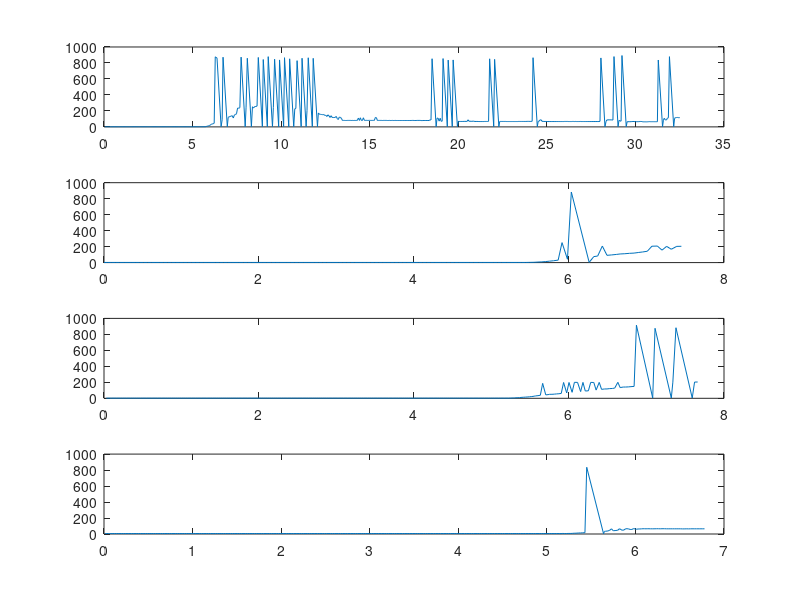

Write the MATLAB code that produced this figure.
clc;
clear all;

a = [ 1      2     0.05
2      2     0.10
3      2     0.15
4      2     0.20
5      2     0.26
6      2     0.31
7      2     0.36
8      2     0.41
9      2     0.46
10      2     0.51
11      2     0.56
12      2     0.61
13      2     0.67
14      2     0.72
15      2     0.77
16      2     0.82
17      2     0.87
18      2     0.92
19      2     0.97
20      2     1.03
21      2     1.08
22      2     1.13
23      2     1.18
24      2     1.23
25      2     1.28
26      2     1.33
27      2     1.38
28      2     1.44
29      2     1.49
30      2     1.54
31      2     1.59
32      2     1.64
33      2     1.69
34      2     1.74
35      2     1.80
36      2     1.85
37      2     1.90
38      2     1.95
39      2     2.00
40      2     2.05
41      2     2.10
42      2     2.16
43      2     2.21
44      2     2.26
45      2     2.31
46      2     2.36
47      2     2.41
48      2     2.46
49      2     2.51
50      2     2.57
51      2     2.62
52      2     2.67
53      2     2.72
54      2     2.77
55      2     2.82
56      2     2.87
57      2     2.93
58      2     2.98
59      2     3.03
60      2     3.08
61      2     3.13
62      2     3.18
63      2     3.23
64      2     3.28
65      2     3.34
66      2     3.39
67      2     3.44
68      2     3.49
69      2     3.54
70      2     3.59
71      2     3.65
72      2     3.70
73      2     3.75
74      2     3.80
75      2     3.85
76      2     3.90
77      2     3.95
78      2     4.00
79      2     4.06
80      2     4.11
81      2     4.16
82      2     4.21
83      2     4.26
84      2     4.31
85      2     4.36
86      2     4.42
87      2     4.47
88      2     4.52
89      2     4.57
90      2     4.62
91      2     4.67
92      2     4.72
93      2     4.77
94      2     4.83
95      2     4.88
96      2     4.93
97      2     4.98
98      2     5.03
99      2     5.08
100      2     5.13
101      2     5.19
102      2     5.24
103      2     5.29
104      2     5.34
105      2     5.39
106      2     5.44
107      2     5.49
108      2     5.54
109      2     5.60
110      2     5.65
111      2     5.70
112      3     5.75
113      7     5.80
114      10     5.85
115      14     5.91
116      18     5.96
117      23     6.01
118      35     6.06
119      36     6.12
120      41     6.17
121      46     6.22
122      877     6.28
123      861     6.38
124      3     6.61
125      89     6.67
126      872     6.72
127      3     6.96
128      118     7.01
129      127     7.07
130      130     7.12
131      135     7.18
132      140     7.24
133      111     7.30
134      149     7.36
135      155     7.42
136      164     7.48
137      235     7.54
138      234     7.61
139      241     7.67
140      873     7.74
141      3     7.97
142      247     8.02
143      859     8.09
144      3     8.32
145      252     8.38
146      236     8.44
147      255     8.51
148      255     8.57
149      261     8.64
150      869     8.71
151      3     8.94
152      843     8.99
153      3     9.22
154      879     9.27
155      3     9.51
156      242     9.56
157      847     9.63
158      3     9.86
159      838     9.91
160      3     10.14
161      866     10.19
162      3     10.43
163      852     10.48
164      3     10.71
165      226     10.77
166      231     10.83
167      829     10.90
168      3     11.13
169      859     11.18
170      3     11.41
171      204     11.46
172      865     11.53
173      3     11.76
174      858     11.81
175      3     12.05
176      174     12.10
177      158     12.16
178      157     12.22
179      155     12.28
180      153     12.34
181      155     12.40
182      144     12.46
183      145     12.52
184      130     12.58
185      151     12.64
186      139     12.70
187      118     12.76
188      140     12.82
189      118     12.88
190      117     12.94
191      118     12.99
192      118     13.05
193      131     13.11
194      103     13.17
195      93     13.23
196      123     13.28
197      119     13.34
198      108     13.40
199      81     13.46
200      81     13.52
201      81     13.57
202      80     13.63
203      80     13.68
204      81     13.74
205      81     13.80
206      81     13.85
207      81     13.91
208      80     13.96
209      81     14.02
210      80     14.08
211      81     14.13
212      80     14.19
213      82     14.24
214      81     14.30
215      111     14.36
216      81     14.42
217      114     14.47
218      81     14.53
219      81     14.59
220      114     14.64
221      82     14.70
222      81     14.76
223      82     14.81
224      81     14.87
225      81     14.92
226      82     14.98
227      81     15.04
228      81     15.09
229      81     15.15
230      82     15.21
231      81     15.26
232      118     15.32
233      115     15.38
234      81     15.43
235      81     15.49
236      81     15.55
237      81     15.60
238      81     15.66
239      80     15.72
240      81     15.77
241      81     15.83
242      81     15.88
243      81     15.94
244      80     16.00
245      80     16.05
246      81     16.11
247      80     16.16
248      80     16.22
249      81     16.28
250      80     16.33
251      80     16.39
252      81     16.44
253      80     16.50
254      80     16.56
255      80     16.61
256      80     16.67
257      80     16.72
258      80     16.78
259      80     16.84
260      80     16.89
261      80     16.95
262      80     17.00
263      80     17.06
264      80     17.12
265      80     17.17
266      80     17.23
267      80     17.28
268      80     17.34
269      81     17.40
270      81     17.45
271      80     17.51
272      80     17.56
273      80     17.62
274      81     17.68
275      81     17.73
276      81     17.79
277      81     17.85
278      79     17.90
279      79     17.96
280      80     18.01
281      80     18.07
282      80     18.13
283      80     18.18
284      80     18.24
285      80     18.29
286      80     18.35
287      88     18.41
288      87     18.46
289      853     18.52
290      3     18.75
291      109     18.80
292      109     18.86
293      72     18.92
294      108     18.98
295      71     19.03
296      71     19.09
297      855     19.14
298      3     19.38
299      836     19.43
300      3     19.66
301      838     19.71
302      3     19.95
303      69     20.00
304      68     20.05
305      68     20.11
306      68     20.16
307      68     20.22
308      68     20.27
309      69     20.33
310      69     20.38
311      69     20.44
312      69     20.50
313      89     20.55
314      70     20.61
315      70     20.66
316      71     20.72
317      69     20.77
318      73     20.83
319      70     20.88
320      68     20.94
321      68     21.00
322      68     21.05
323      68     21.11
324      67     21.16
325      67     21.22
326      67     21.27
327      67     21.33
328      67     21.38
329      67     21.44
330      68     21.49
331      68     21.55
332      68     21.60
333      68     21.66
334      70     21.71
335      852     21.77
336      3     22.00
337      845     22.05
338      3     22.29
339      68     22.34
340      68     22.39
341      68     22.45
342      68     22.51
343      68     22.56
344      68     22.62
345      68     22.67
346      67     22.73
347      67     22.78
348      67     22.84
349      67     22.89
350      67     22.95
351      67     23.00
352      67     23.06
353      67     23.11
354      67     23.17
355      67     23.23
356      67     23.28
357      67     23.34
358      68     23.39
359      68     23.45
360      68     23.50
361      68     23.56
362      68     23.61
363      68     23.67
364      68     23.72
365      68     23.78
366      68     23.83
367      69     23.89
368      69     23.95
369      69     24.00
370      68     24.06
371      69     24.11
372      70     24.17
373      866     24.22
374      3     24.46
375      69     24.51
376      71     24.56
377      88     24.62
378      88     24.68
379      69     24.73
380      69     24.79
381      68     24.84
382      68     24.90
383      68     24.95
384      67     25.01
385      67     25.06
386      67     25.12
387      67     25.17
388      67     25.23
389      67     25.28
390      67     25.34
391      67     25.40
392      67     25.45
393      67     25.51
394      67     25.56
395      67     25.62
396      67     25.67
397      67     25.73
398      67     25.78
399      67     25.84
400      67     25.89
401      67     25.95
402      68     26.00
403      68     26.06
404      68     26.12
405      68     26.17
406      67     26.23
407      67     26.28
408      67     26.34
409      67     26.39
410      68     26.45
411      68     26.50
412      67     26.56
413      68     26.61
414      67     26.67
415      67     26.72
416      67     26.78
417      67     26.83
418      68     26.89
419      67     26.94
420      67     27.00
421      67     27.06
422      67     27.11
423      67     27.17
424      67     27.22
425      67     27.28
426      67     27.33
427      67     27.39
428      67     27.44
429      67     27.50
430      67     27.55
431      67     27.61
432      67     27.66
433      67     27.72
434      67     27.77
435      67     27.83
436      67     27.88
437      67     27.94
438      70     28.00
439      863     28.05
440      3     28.28
441      68     28.34
442      87     28.39
443      88     28.45
444      88     28.51
445      88     28.56
446      88     28.62
447      87     28.67
448      86     28.73
449      880     28.79
450      3     29.02
451      81     29.07
452      76     29.13
453      71     29.19
454      893     29.24
455      3     29.48
456      64     29.53
457      65     29.58
458      65     29.64
459      65     29.69
460      65     29.75
461      67     29.80
462      67     29.86
463      68     29.92
464      66     29.97
465      65     30.02
466      65     30.08
467      65     30.14
468      66     30.19
469      67     30.25
470      68     30.30
471      67     30.36
472      64     30.41
473      63     30.47
474      64     30.52
475      63     30.58
476      63     30.63
477      64     30.69
478      65     30.74
479      66     30.80
480      65     30.85
481      65     30.91
482      65     30.96
483      65     31.02
484      65     31.07
485      65     31.13
486      65     31.18
487      65     31.24
488      837     31.29
489      3     31.53
490      84     31.58
491      108     31.63
492      86     31.69
493      87     31.75
494      110     31.81
495      114     31.86
496      879     31.92
497      3     32.16
498      107     32.21
499      117     32.27
500      117     32.32
501      118     32.38
502      115     32.44
503      116     32.50]

subplot(4,1,1);

plot(a(:,3),a(:,2))

b = [0      2     0.00
1      2     0.05
2      2     0.10
3      2     0.15
4      2     0.20
5      2     0.26
6      2     0.31
7      2     0.36
8      2     0.41
9      2     0.46
10      2     0.51
11      2     0.56
12      2     0.61
13      2     0.67
14      2     0.72
15      2     0.77
16      2     0.82
17      2     0.87
18      2     0.92
19      2     0.97
20      2     1.03
21      2     1.08
22      2     1.13
23      2     1.18
24      2     1.23
25      2     1.28
26      2     1.33
27      2     1.38
28      2     1.44
29      2     1.49
30      2     1.54
31      2     1.59
32      2     1.64
33      2     1.69
34      2     1.74
35      2     1.80
36      2     1.85
37      2     1.90
38      2     1.95
39      2     2.00
40      2     2.05
41      2     2.10
42      2     2.16
43      2     2.21
44      2     2.26
45      2     2.31
46      2     2.36
47      2     2.41
48      2     2.46
49      2     2.51
50      2     2.57
51      2     2.62
52      2     2.67
53      2     2.72
54      2     2.77
55      2     2.82
56      2     2.87
57      2     2.93
58      2     2.98
59      2     3.03
60      2     3.08
61      2     3.13
62      2     3.18
63      2     3.23
64      2     3.29
65      2     3.34
66      2     3.39
67      2     3.44
68      2     3.49
69      2     3.54
70      2     3.59
71      2     3.65
72      2     3.70
73      2     3.75
74      2     3.80
75      2     3.85
76      2     3.90
77      2     3.95
78      2     4.00
79      2     4.06
80      2     4.11
81      2     4.16
82      2     4.21
83      2     4.26
84      2     4.31
85      2     4.36
86      2     4.42
87      2     4.47
88      2     4.52
89      2     4.57
90      2     4.62
91      2     4.67
92      2     4.72
93      2     4.77
94      2     4.83
95      2     4.88
96      2     4.93
97      2     4.98
98      2     5.03
99      2     5.08
100      2     5.13
101      2     5.19
102      2     5.24
103      2     5.29
104      2     5.34
105      2     5.39
106      2     5.44
107      3     5.49
108      4     5.55
109      7     5.60
110      9     5.65
111      13     5.70
112      18     5.75
113      23     5.80
114      31     5.86
115      250     5.91
116      42     5.98
117      883     6.03
118      3     6.26
119      75     6.32
120      82     6.37
121      207     6.43
122      91     6.49
123      96     6.55
124      102     6.61
125      108     6.66
126      111     6.72
127      116     6.78
128      119     6.84
129      127     6.90
130      133     6.95
131      142     7.01
132      205     7.07
133      207     7.14
134      156     7.20
135      203     7.26
136      167     7.32
137      203     7.39
138      204     7.45]

subplot(4,1,2);
plot(b(:,3),b(:,2))

c = [1      2     0.03
2      2     0.05
3      1     0.08
4      2     0.10
5      2     0.13
6      2     0.16
7      2     0.18
8      2     0.21
9      2     0.23
10      2     0.26
11      2     0.29
12      1     0.31
13      2     0.34
14      2     0.37
15      2     0.39
16      2     0.42
17      2     0.45
18      2     0.47
19      1     0.50
20      2     0.52
21      2     0.55
22      2     0.58
23      2     0.60
24      2     0.63
25      2     0.66
26      1     0.68
27      2     0.71
28      2     0.74
29      2     0.76
30      2     0.79
31      2     0.81
32      2     0.84
33      1     0.87
34      2     0.89
35      2     0.92
36      2     0.95
37      2     0.97
38      2     1.00
39      2     1.03
40      1     1.05
41      2     1.08
42      2     1.10
43      2     1.13
44      2     1.16
45      2     1.18
46      2     1.21
47      1     1.24
48      2     1.26
49      2     1.29
50      2     1.32
51      2     1.34
52      2     1.37
53      2     1.39
54      1     1.42
55      2     1.45
56      2     1.47
57      2     1.50
58      2     1.52
59      2     1.55
60      2     1.58
61      1     1.61
62      2     1.63
63      2     1.66
64      2     1.68
65      2     1.71
66      2     1.74
67      2     1.76
68      1     1.79
69      2     1.82
70      2     1.84
71      2     1.87
72      2     1.89
73      2     1.92
74      2     1.95
75      2     1.97
76      2     2.00
77      2     2.03
78      2     2.05
79      2     2.08
80      2     2.11
81      2     2.13
82      2     2.16
83      2     2.18
84      2     2.21
85      2     2.24
86      1     2.26
87      2     2.29
88      2     2.32
89      2     2.34
90      2     2.37
91      2     2.40
92      2     2.42
93      1     2.45
94      2     2.47
95      2     2.50
96      2     2.53
97      2     2.55
98      2     2.58
99      2     2.61
100      1     2.63
101      2     2.66
102      2     2.68
103      2     2.71
104      1     2.74
105      2     2.76
106      2     2.79
107      2     2.82
108      2     2.84
109      2     2.87
110      2     2.90
111      2     2.92
112      2     2.95
113      2     2.97
114      2     3.00
115      2     3.03
116      2     3.05
117      2     3.08
118      2     3.11
119      2     3.13
120      2     3.16
121      1     3.19
122      2     3.21
123      2     3.24
124      2     3.27
125      1     3.29
126      2     3.32
127      2     3.34
128      2     3.37
129      2     3.40
130      2     3.42
131      2     3.45
132      2     3.48
133      2     3.50
134      2     3.53
135      2     3.56
136      2     3.58
137      2     3.61
138      1     3.63
139      2     3.66
140      2     3.69
141      2     3.71
142      1     3.74
143      2     3.77
144      2     3.79
145      2     3.82
146      1     3.85
147      2     3.87
148      2     3.90
149      2     3.92
150      2     3.95
151      2     3.98
152      2     4.00
153      2     4.03
154      2     4.06
155      2     4.08
156      2     4.11
157      2     4.14
158      2     4.16
159      1     4.19
160      2     4.21
161      2     4.24
162      2     4.27
163      1     4.29
164      2     4.32
165      2     4.35
166      2     4.37
167      2     4.40
168      2     4.43
169      2     4.45
170      2     4.48
171      2     4.51
172      2     4.53
173      2     4.56
174      2     4.58
175      2     4.61
176      1     4.64
177      2     4.66
178      2     4.69
179      2     4.72
180      1     4.74
181      2     4.77
182      2     4.80
183      2     4.82
184      1     4.85
185      2     4.87
186      2     4.90
187      2     4.93
188      2     4.95
189      2     4.98
190      2     5.01
191      4     5.03
192      5     5.06
193      7     5.09
194      8     5.11
195      10     5.14
196      12     5.17
197      14     5.19
198      16     5.22
199      18     5.25
200      21     5.28
201      24     5.30
202      31     5.33
203      632     5.36
204      38     5.42
205      41     5.45
206      43     5.48
207      46     5.51
208      50     5.54
209      54     5.57
210      54     5.60
211      230     5.63
212      881     5.80
213      3     6.01
214      96     6.03
215      260     6.07
216      260     6.11
217      117     6.15
218      842     6.18
219      3     6.39
220      136     6.42
221      135     6.45
222      138     6.48
223      142     6.52
224      881     6.55
225      3     6.76
226      247     6.79
227      869     6.83
228      3     7.04
229      249     7.07
230      227     7.11]

subplot(4,1,3);
plot(c(:,3),c(:,2))

d = [1      2     0.03
2      2     0.05
3      2     0.08
4      2     0.10
5      2     0.13
6      2     0.16
7      2     0.18
8      2     0.21
9      2     0.24
10      2     0.26
11      2     0.29
12      2     0.31
13      2     0.34
14      2     0.37
15      2     0.39
16      2     0.42
17      2     0.45
18      2     0.47
19      2     0.50
20      2     0.53
21      2     0.55
22      2     0.58
23      2     0.61
24      2     0.63
25      2     0.66
26      2     0.69
27      2     0.71
28      2     0.74
29      2     0.76
30      2     0.79
31      2     0.82
32      2     0.84
33      2     0.87
34      2     0.90
35      2     0.92
36      2     0.95
37      2     0.97
38      2     1.00
39      2     1.03
40      2     1.05
41      2     1.08
42      2     1.11
43      2     1.13
44      2     1.16
45      2     1.18
46      2     1.21
47      2     1.24
48      2     1.26
49      2     1.29
50      2     1.32
51      2     1.34
52      2     1.37
53      2     1.40
54      2     1.42
55      2     1.45
56      2     1.48
57      2     1.50
58      2     1.53
59      2     1.55
60      2     1.58
61      2     1.61
62      2     1.63
63      2     1.66
64      2     1.69
65      2     1.71
66      2     1.74
67      2     1.77
68      2     1.79
69      2     1.82
70      2     1.85
71      2     1.87
72      2     1.90
73      2     1.92
74      2     1.95
75      2     1.98
76      2     2.00
77      2     2.03
78      2     2.06
79      2     2.08
80      2     2.11
81      2     2.14
82      2     2.16
83      2     2.19
84      2     2.21
85      2     2.24
86      2     2.27
87      2     2.29
88      2     2.32
89      2     2.35
90      2     2.37
91      2     2.40
92      2     2.42
93      2     2.45
94      2     2.48
95      2     2.50
96      2     2.53
97      2     2.56
98      2     2.58
99      2     2.61
100      2     2.64
101      2     2.66
102      2     2.69
103      2     2.72
104      2     2.74
105      2     2.77
106      2     2.79
107      2     2.82
108      2     2.85
109      2     2.87
110      2     2.90
111      2     2.93
112      2     2.95
113      2     2.98
114      2     3.01
115      2     3.03
116      2     3.06
117      2     3.09
118      2     3.11
119      2     3.14
120      2     3.16
121      2     3.19
122      2     3.22
123      2     3.24
124      2     3.27
125      2     3.30
126      2     3.32
127      2     3.35
128      2     3.38
129      2     3.40
130      2     3.43
131      2     3.45
132      2     3.48
133      2     3.51
134      2     3.53
135      2     3.56
136      2     3.59
137      2     3.61
138      2     3.64
139      2     3.67
140      2     3.69
141      2     3.72
142      2     3.74
143      2     3.77
144      2     3.80
145      2     3.82
146      2     3.85
147      2     3.88
148      2     3.90
149      2     3.93
150      2     3.96
151      2     3.98
152      2     4.01
153      2     4.03
154      2     4.06
155      2     4.09
156      2     4.11
157      2     4.14
158      2     4.17
159      2     4.19
160      2     4.22
161      2     4.25
162      2     4.27
163      2     4.30
164      2     4.33
165      2     4.35
166      2     4.38
167      2     4.41
168      2     4.43
169      2     4.46
170      2     4.49
171      2     4.51
172      2     4.54
173      2     4.56
174      2     4.59
175      2     4.62
176      2     4.64
177      2     4.67
178      2     4.70
179      2     4.72
180      2     4.75
181      2     4.77
182      2     4.80
183      2     4.83
184      2     4.85
185      2     4.88
186      2     4.91
187      2     4.93
188      2     4.96
189      2     4.99
190      2     5.01
191      2     5.04
192      2     5.07
193      2     5.09
194      2     5.12
195      2     5.15
196      2     5.17
197      2     5.20
198      2     5.22
199      3     5.25
200      4     5.28
201      5     5.30
202      7     5.33
203      8     5.36
204      11     5.38
205      13     5.41
206      15     5.44
207      17     5.47
208      19     5.49
209      22     5.52
210      26     5.55
211      30     5.57
212      33     5.60
213      38     5.63
214      187     5.66
215      43     5.70
216      46     5.73
217      50     5.75
218      50     5.78
219      52     5.81
220      55     5.84
221      57     5.87
222      61     5.90
223      198     5.93
224      67     5.97
225      198     6.00
226      75     6.04
227      200     6.07
228      199     6.11
229      84     6.15
230      199     6.18
231      91     6.21
232      94     6.25
233      199     6.28
234      198     6.32
235      103     6.35
236      199     6.39
237      112     6.42
238      117     6.46
239      117     6.49
240      121     6.52
241      123     6.56
242      128     6.59
243      200     6.63
244      134     6.66
245      141     6.70
246      141     6.73
247      143     6.77
248      146     6.80
249      149     6.84
250      915     6.87
251      3     7.08
252      876     7.11
253      3     7.32
254      202     7.34
255      883     7.38
256      3     7.59
257      203     7.62
258      204     7.66]

subplot(4,1,3);
plot(d(:,3),d(:,2))


e = [1      6     0.01
2      6     0.02
3      6     0.03
4      6     0.05
5      6     0.06
6      6     0.07
7      6     0.08
8      6     0.10
9      6     0.12
10      6     0.14
11      6     0.16
12      6     0.18
13      6     0.20
14      6     0.22
15      6     0.24
16      6     0.26
17      6     0.28
18      6     0.31
19      6     0.33
20      6     0.35
21      6     0.37
22      6     0.39
23      6     0.41
24      6     0.43
25      6     0.45
26      6     0.47
27      6     0.49
28      6     0.51
29      6     0.54
30      6     0.56
31      6     0.58
32      6     0.60
33      6     0.62
34      6     0.64
35      6     0.66
36      6     0.68
37      6     0.70
38      6     0.72
39      6     0.74
40      6     0.76
41      6     0.79
42      6     0.81
43      6     0.83
44      6     0.85
45      6     0.87
46      6     0.89
47      6     0.91
48      6     0.93
49      6     0.95
50      6     0.97
51      6     0.99
52      6     1.01
53      6     1.03
54      6     1.05
55      6     1.08
56      6     1.10
57      6     1.12
58      6     1.14
59      6     1.16
60      6     1.18
61      6     1.20
62      6     1.22
63      6     1.24
64      6     1.26
65      6     1.28
66      6     1.30
67      6     1.33
68      6     1.35
69      6     1.37
70      6     1.39
71      6     1.41
72      6     1.43
73      6     1.45
74      6     1.47
75      6     1.49
76      6     1.51
77      6     1.53
78      6     1.55
79      6     1.58
80      6     1.60
81      6     1.62
82      6     1.64
83      6     1.66
84      6     1.68
85      6     1.70
86      6     1.72
87      6     1.74
88      6     1.76
89      6     1.78
90      6     1.80
91      6     1.83
92      6     1.85
93      6     1.87
94      6     1.89
95      6     1.91
96      6     1.93
97      6     1.95
98      6     1.97
99      6     1.99
100      6     2.01
101      6     2.03
102      6     2.06
103      6     2.08
104      6     2.10
105      6     2.12
106      6     2.14
107      6     2.17
108      6     2.19
109      6     2.21
110      6     2.23
111      6     2.25
112      6     2.27
113      6     2.30
114      6     2.32
115      6     2.34
116      6     2.36
117      6     2.38
118      6     2.41
119      6     2.43
120      6     2.45
121      6     2.47
122      6     2.49
123      6     2.51
124      6     2.54
125      6     2.56
126      6     2.58
127      6     2.60
128      6     2.62
129      6     2.65
130      6     2.67
131      6     2.69
132      6     2.71
133      6     2.73
134      6     2.75
135      6     2.78
136      6     2.80
137      6     2.82
138      6     2.84
139      6     2.86
140      6     2.89
141      6     2.91
142      6     2.93
143      6     2.95
144      6     2.97
145      6     3.00
146      6     3.02
147      6     3.04
148      6     3.06
149      6     3.08
150      6     3.10
151      6     3.13
152      6     3.15
153      6     3.17
154      6     3.19
155      6     3.21
156      6     3.24
157      6     3.26
158      6     3.28
159      6     3.30
160      6     3.32
161      6     3.34
162      6     3.37
163      6     3.39
164      6     3.41
165      6     3.43
166      6     3.45
167      6     3.48
168      6     3.50
169      6     3.52
170      6     3.54
171      6     3.56
172      6     3.59
173      6     3.61
174      6     3.63
175      6     3.65
176      6     3.67
177      6     3.69
178      6     3.72
179      6     3.74
180      6     3.76
181      6     3.78
182      6     3.80
183      6     3.83
184      6     3.85
185      6     3.87
186      6     3.89
187      6     3.91
188      6     3.93
189      6     3.96
190      6     3.98
191      6     4.00
192      6     4.02
193      6     4.04
194      6     4.07
195      6     4.09
196      6     4.11
197      6     4.13
198      6     4.15
199      6     4.17
200      6     4.20
201      6     4.22
202      6     4.24
203      6     4.26
204      6     4.28
205      6     4.30
206      6     4.33
207      6     4.35
208      6     4.37
209      6     4.39
210      6     4.41
211      6     4.44
212      6     4.46
213      6     4.48
214      6     4.50
215      6     4.52
216      6     4.55
217      6     4.57
218      6     4.59
219      6     4.61
220      6     4.63
221      6     4.66
222      6     4.68
223      6     4.70
224      6     4.72
225      6     4.74
226      6     4.76
227      6     4.79
228      6     4.81
229      6     4.83
230      6     4.85
231      6     4.87
232      6     4.90
233      6     4.92
234      6     4.94
235      6     4.96
236      6     4.98
237      6     5.00
238      6     5.03
239      6     5.05
240      6     5.07
241      6     5.09
242      6     5.11
243      6     5.14
244      5     5.16
245      7     5.18
246      6     5.20
247      6     5.22
248      7     5.24
249      7     5.27
250      8     5.29
251      10     5.31
252      10     5.33
253      13     5.36
254      13     5.38
255      15     5.40
256      16     5.43
257      835     5.45
258      3     5.64
259      33     5.65
260      34     5.66
261      37     5.68
262      38     5.69
263      47     5.71
264      65     5.73
265      41     5.75
266      44     5.78
267      47     5.80
268      66     5.82
269      47     5.85
270      50     5.87
271      66     5.89
272      65     5.92
273      57     5.94
274      57     5.96
275      68     5.98
276      59     6.01
277      63     6.03
278      63     6.05
279      65     6.07
280      66     6.10
281      65     6.12
282      66     6.14
283      65     6.17
284      65     6.19
285      65     6.21
286      66     6.24
287      66     6.26
288      65     6.28
289      66     6.30
290      66     6.33
291      65     6.35
292      65     6.37
293      65     6.40
294      65     6.42
295      65     6.44
296      65     6.46
297      65     6.49
298      65     6.51
299      64     6.53
300      64     6.55
301      65     6.58
302      64     6.60
303      65     6.62
304      65     6.65
305      65     6.67
306      65     6.69
307      65     6.72
308      65     6.74
309      65     6.76
310      65     6.78]

subplot(4,1,4);
plot(e(:,3),e(:,2))

